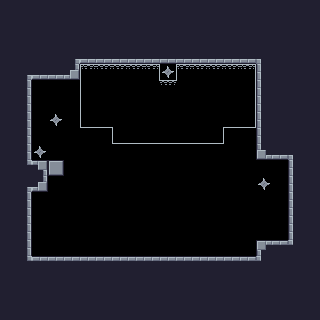

This is a level from a 2D game, rendered from its Tiled map with the project's own tilesets. A one-line summary and the complete map file follow:
An orthogonal 20x20 tile map with 16x16 px tiles, 1 tile layer (Tile Layer 1) and 26 objects (24x Attachable, Controllable, Victory).

<map version="1.9" tiledversion="1.9.0" orientation="orthogonal" renderorder="right-down" width="20" height="20" tilewidth="16" tileheight="16" infinite="0" nextlayerid="4" nextobjectid="72">
 <tileset firstgid="1" source="../tilesets/default_tileset.tsx" />
 <layer id="1" name="Tile Layer 1" width="20" height="20">
  <data encoding="csv">
18,18,18,18,18,18,18,18,18,18,18,18,18,18,18,18,18,18,18,18,
18,18,18,18,18,18,18,18,18,18,18,18,18,18,18,18,18,18,18,18,
18,18,18,18,18,18,18,18,18,18,18,18,18,18,18,18,18,18,18,18,
18,18,18,18,4,34,34,34,34,34,34,34,34,34,34,34,5,18,18,18,
18,4,34,34,35,22,23,23,23,24,8,22,23,23,23,24,17,18,18,18,
18,19,0,0,0,38,39,39,39,44,23,45,39,39,39,40,17,18,18,18,
18,19,0,0,0,38,39,39,39,39,39,39,39,39,39,40,17,18,18,18,
18,19,0,8,0,54,55,29,39,39,39,39,39,28,55,56,17,18,18,18,
18,19,0,0,0,0,0,54,55,55,55,55,55,56,0,0,17,18,18,18,
18,19,8,0,0,0,0,0,0,0,0,0,0,0,0,0,33,34,5,18,
18,20,3,7,0,0,0,0,0,0,0,0,0,0,0,0,0,0,17,18,
18,4,35,0,0,0,0,0,0,0,0,0,0,0,0,0,8,0,17,18,
18,19,0,0,0,0,0,0,0,0,0,0,0,0,0,0,0,0,17,18,
18,19,0,0,0,0,0,0,0,0,0,0,0,0,0,0,0,0,17,18,
18,19,0,0,0,0,0,0,0,0,0,0,0,0,0,0,0,0,17,18,
18,19,0,0,0,0,0,0,0,0,0,0,0,0,0,0,1,2,21,18,
18,20,2,2,2,2,2,2,2,2,2,2,2,2,2,2,21,18,18,18,
18,18,18,18,18,18,18,18,18,18,18,18,18,18,18,18,18,18,18,18,
18,18,18,18,18,18,18,18,18,18,18,18,18,18,18,18,18,18,18,18,
18,18,18,18,18,18,18,18,18,18,18,18,18,18,18,18,18,18,18,18
</data>
 </layer>
 <objectgroup id="2" name="Object Layer 1" opacity="0.5">
  <object id="4" name="Controllable" gid="256" x="160" y="208" width="16" height="16">
   <properties>
    <property name="sprite" value="player" />
    <property name="type" value="controllable" />
   </properties>
  </object>
  <object id="10" name="Attachable" gid="255" x="160" y="224" width="16" height="16">
   <properties>
    <property name="sprite" value="attachable" />
    <property name="type" value="attachable" />
   </properties>
  </object>
  <object id="17" name="Victory" gid="253" x="48" y="208" width="16" height="16">
   <properties>
    <property name="sprite" value="cake" />
    <property name="type" value="victory" />
   </properties>
  </object>
  <object id="19" name="Attachable" gid="255" x="144" y="208" width="16" height="16">
   <properties>
    <property name="sprite" value="attachable" />
    <property name="type" value="attachable" />
   </properties>
  </object>
  <object id="20" name="Attachable" gid="255" x="160" y="192" width="16" height="16">
   <properties>
    <property name="sprite" value="attachable" />
    <property name="type" value="attachable" />
   </properties>
  </object>
  <object id="21" name="Attachable" gid="255" x="176" y="208" width="16" height="16">
   <properties>
    <property name="sprite" value="attachable" />
    <property name="type" value="attachable" />
   </properties>
  </object>
  <object id="25" name="Attachable" gid="255" x="176" y="224" width="16" height="16">
   <properties>
    <property name="sprite" value="attachable" />
    <property name="type" value="attachable" />
   </properties>
  </object>
  <object id="26" name="Attachable" gid="255" x="144" y="224" width="16" height="16">
   <properties>
    <property name="sprite" value="attachable" />
    <property name="type" value="attachable" />
   </properties>
  </object>
  <object id="27" name="Attachable" gid="255" x="144" y="192" width="16" height="16">
   <properties>
    <property name="sprite" value="attachable" />
    <property name="type" value="attachable" />
   </properties>
  </object>
  <object id="28" name="Attachable" gid="255" x="176" y="192" width="16" height="16">
   <properties>
    <property name="sprite" value="attachable" />
    <property name="type" value="attachable" />
   </properties>
  </object>
  <object id="29" name="Attachable" gid="255" x="192" y="208" width="16" height="16">
   <properties>
    <property name="sprite" value="attachable" />
    <property name="type" value="attachable" />
   </properties>
  </object>
  <object id="30" name="Attachable" gid="255" x="192" y="224" width="16" height="16">
   <properties>
    <property name="sprite" value="attachable" />
    <property name="type" value="attachable" />
   </properties>
  </object>
  <object id="31" name="Attachable" gid="255" x="192" y="192" width="16" height="16">
   <properties>
    <property name="sprite" value="attachable" />
    <property name="type" value="attachable" />
   </properties>
  </object>
  <object id="32" name="Attachable" gid="255" x="128" y="208" width="16" height="16">
   <properties>
    <property name="sprite" value="attachable" />
    <property name="type" value="attachable" />
   </properties>
  </object>
  <object id="33" name="Attachable" gid="255" x="128" y="224" width="16" height="16">
   <properties>
    <property name="sprite" value="attachable" />
    <property name="type" value="attachable" />
   </properties>
  </object>
  <object id="34" name="Attachable" gid="255" x="128" y="192" width="16" height="16">
   <properties>
    <property name="sprite" value="attachable" />
    <property name="type" value="attachable" />
   </properties>
  </object>
  <object id="35" name="Attachable" gid="255" x="160" y="176" width="16" height="16">
   <properties>
    <property name="sprite" value="attachable" />
    <property name="type" value="attachable" />
   </properties>
  </object>
  <object id="36" name="Attachable" gid="255" x="144" y="176" width="16" height="16">
   <properties>
    <property name="sprite" value="attachable" />
    <property name="type" value="attachable" />
   </properties>
  </object>
  <object id="37" name="Attachable" gid="255" x="176" y="176" width="16" height="16">
   <properties>
    <property name="sprite" value="attachable" />
    <property name="type" value="attachable" />
   </properties>
  </object>
  <object id="38" name="Attachable" gid="255" x="192" y="176" width="16" height="16">
   <properties>
    <property name="sprite" value="attachable" />
    <property name="type" value="attachable" />
   </properties>
  </object>
  <object id="39" name="Attachable" gid="255" x="128" y="176" width="16" height="16">
   <properties>
    <property name="sprite" value="attachable" />
    <property name="type" value="attachable" />
   </properties>
  </object>
  <object id="40" name="Attachable" gid="255" x="160" y="240" width="16" height="16">
   <properties>
    <property name="sprite" value="attachable" />
    <property name="type" value="attachable" />
   </properties>
  </object>
  <object id="41" name="Attachable" gid="255" x="144" y="240" width="16" height="16">
   <properties>
    <property name="sprite" value="attachable" />
    <property name="type" value="attachable" />
   </properties>
  </object>
  <object id="42" name="Attachable" gid="255" x="176" y="240" width="16" height="16">
   <properties>
    <property name="sprite" value="attachable" />
    <property name="type" value="attachable" />
   </properties>
  </object>
  <object id="43" name="Attachable" gid="255" x="192" y="240" width="16" height="16">
   <properties>
    <property name="sprite" value="attachable" />
    <property name="type" value="attachable" />
   </properties>
  </object>
  <object id="44" name="Attachable" gid="255" x="128" y="240" width="16" height="16">
   <properties>
    <property name="sprite" value="attachable" />
    <property name="type" value="attachable" />
   </properties>
  </object>
 </objectgroup>
</map>
